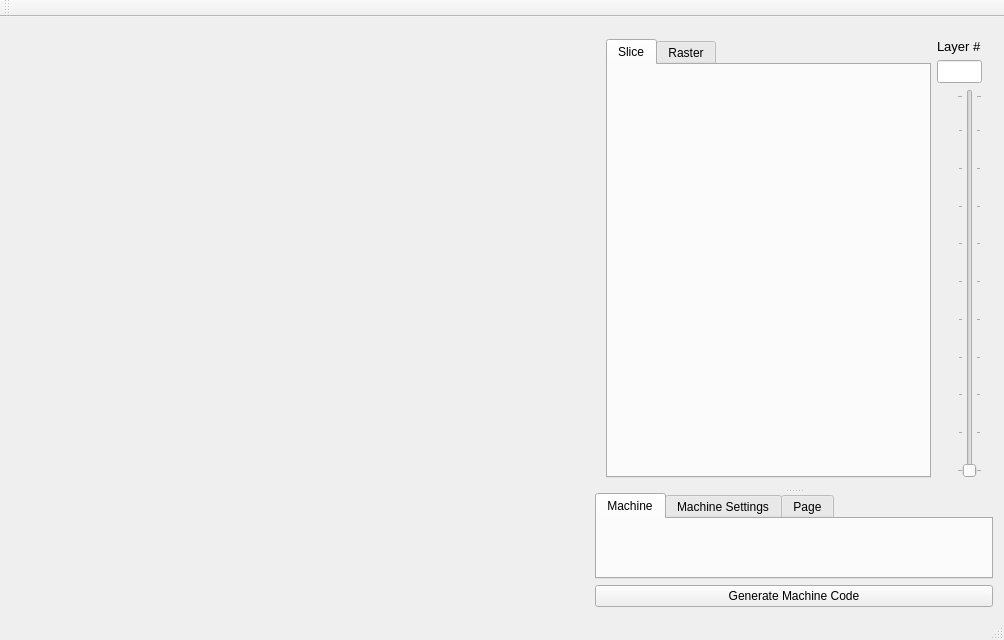
<?xml version="1.0" encoding="UTF-8"?>
<ui version="4.0">
 <class>MainWindow</class>
 <widget class="QMainWindow" name="MainWindow">
  <property name="geometry">
   <rect>
    <x>0</x>
    <y>0</y>
    <width>1004</width>
    <height>640</height>
   </rect>
  </property>
  <property name="sizePolicy">
   <sizepolicy hsizetype="Preferred" vsizetype="Preferred">
    <horstretch>0</horstretch>
    <verstretch>0</verstretch>
   </sizepolicy>
  </property>
  <property name="minimumSize">
   <size>
    <width>1004</width>
    <height>600</height>
   </size>
  </property>
  <property name="windowTitle">
   <string>MainWindow</string>
  </property>
  <widget class="QWidget" name="centralWidget">
   <layout class="QHBoxLayout" name="horizontalLayout_3">
    <item>
     <layout class="QHBoxLayout" name="horizontalLayout_2">
      <item>
       <widget class="Canvas" name="stl_viewer" native="true">
        <property name="minimumSize">
         <size>
          <width>600</width>
          <height>500</height>
         </size>
        </property>
       </widget>
      </item>
      <item>
       <layout class="QVBoxLayout" name="verticalLayout_3">
        <item>
         <widget class="QSplitter" name="splitter">
          <property name="orientation">
           <enum>Qt::Vertical</enum>
          </property>
          <widget class="QWidget" name="layoutWidget">
           <layout class="QHBoxLayout" name="horizontalLayout">
            <item>
             <widget class="QTabWidget" name="tabWidget">
              <property name="minimumSize">
               <size>
                <width>325</width>
                <height>100</height>
               </size>
              </property>
              <property name="layoutDirection">
               <enum>Qt::LeftToRight</enum>
              </property>
              <property name="currentIndex">
               <number>0</number>
              </property>
              <widget class="QWidget" name="tab_1">
               <attribute name="title">
                <string>Slice</string>
               </attribute>
               <layout class="QHBoxLayout" name="horizontalLayout_4">
                <item>
                 <widget class="LayerDraw" name="svg_viewer" native="true">
                  <property name="autoFillBackground">
                   <bool>false</bool>
                  </property>
                 </widget>
                </item>
               </layout>
              </widget>
              <widget class="QWidget" name="tab_2">
               <attribute name="title">
                <string>Raster</string>
               </attribute>
              </widget>
             </widget>
            </item>
            <item>
             <layout class="QVBoxLayout" name="verticalLayout_2">
              <item>
               <layout class="QVBoxLayout" name="verticalLayout">
                <item>
                 <widget class="QLabel" name="layerNum_label">
                  <property name="font">
                   <font>
                    <pointsize>10</pointsize>
                   </font>
                  </property>
                  <property name="text">
                   <string>Layer #</string>
                  </property>
                 </widget>
                </item>
                <item>
                 <widget class="QLineEdit" name="lineEdit">
                  <property name="font">
                   <font>
                    <pointsize>10</pointsize>
                   </font>
                  </property>
                  <property name="text">
                   <string/>
                  </property>
                 </widget>
                </item>
               </layout>
              </item>
              <item>
               <widget class="QSlider" name="verticalSlider">
                <property name="mouseTracking">
                 <bool>true</bool>
                </property>
                <property name="toolTipDuration">
                 <number>1</number>
                </property>
                <property name="layoutDirection">
                 <enum>Qt::RightToLeft</enum>
                </property>
                <property name="minimum">
                 <number>1</number>
                </property>
                <property name="maximum">
                 <number>100</number>
                </property>
                <property name="orientation">
                 <enum>Qt::Vertical</enum>
                </property>
                <property name="invertedAppearance">
                 <bool>false</bool>
                </property>
                <property name="invertedControls">
                 <bool>false</bool>
                </property>
                <property name="tickPosition">
                 <enum>QSlider::TicksBothSides</enum>
                </property>
               </widget>
              </item>
             </layout>
            </item>
           </layout>
          </widget>
          <widget class="QTabWidget" name="tabWidget_2">
           <property name="tabShape">
            <enum>QTabWidget::Rounded</enum>
           </property>
           <property name="currentIndex">
            <number>0</number>
           </property>
           <widget class="QWidget" name="machine_tab">
            <attribute name="title">
             <string>Machine</string>
            </attribute>
           </widget>
           <widget class="QWidget" name="tab_3">
            <attribute name="title">
             <string>Machine Settings</string>
            </attribute>
           </widget>
           <widget class="QWidget" name="tab_4">
            <attribute name="title">
             <string>Page</string>
            </attribute>
           </widget>
          </widget>
         </widget>
        </item>
        <item>
         <widget class="QPushButton" name="pushButton">
          <property name="text">
           <string>Generate Machine Code</string>
          </property>
         </widget>
        </item>
       </layout>
      </item>
     </layout>
    </item>
   </layout>
  </widget>
  <widget class="QMenuBar" name="menuBar">
   <property name="geometry">
    <rect>
     <x>0</x>
     <y>0</y>
     <width>1004</width>
     <height>22</height>
    </rect>
   </property>
  </widget>
  <widget class="QToolBar" name="mainToolBar">
   <attribute name="toolBarArea">
    <enum>TopToolBarArea</enum>
   </attribute>
   <attribute name="toolBarBreak">
    <bool>false</bool>
   </attribute>
  </widget>
  <widget class="QStatusBar" name="statusBar"/>
 </widget>
 <layoutdefault spacing="6" margin="11"/>
 <customwidgets>
  <customwidget>
   <class>Canvas</class>
   <extends>QWidget</extends>
   <header>canvas.h</header>
   <container>1</container>
  </customwidget>
  <customwidget>
   <class>LayerDraw</class>
   <extends>QWidget</extends>
   <header>layerdraw.h</header>
   <container>1</container>
  </customwidget>
 </customwidgets>
 <tabstops>
  <tabstop>tabWidget_2</tabstop>
  <tabstop>pushButton</tabstop>
  <tabstop>tabWidget</tabstop>
 </tabstops>
 <resources/>
 <connections/>
</ui>
